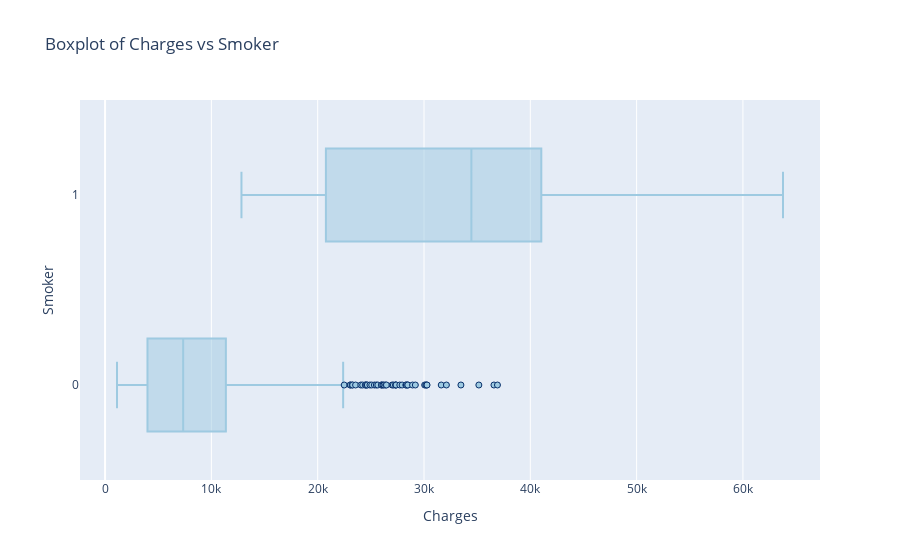

Notebook code for this chart:
### Code cell
fig = px.box(df, x='charges', y='smoker', orientation='h', title='Boxplot of Charges vs Smoker')
fig.update_traces(marker=dict(color='rgb(158,202,225)', line=dict(color='rgb(8,48,107)', width=1)))
fig.update_layout(xaxis_title='Charges', yaxis_title='Smoker', showlegend=False)

fig.show()

### Figure 1 — Plotly figure (JSON) as saved in the notebook; plotly's stock layout.template omitted (floating-point values rounded to 4 significant figures; data arrays with more than 128 entries replaced by an {"elided": "..."} marker saying what was removed)
{"data": [{"alignmentgroup": "True", "hovertemplate": "charges=%{x}<br>smoker=%{y}<extra></extra>", "legendgroup": "", "marker": {"color": "rgb(158,202,225)", "line": {"color": "rgb(8,48,107)", "width": 1}}, "name": "", "notched": false, "offsetgroup": "", "orientation": "h", "showlegend": false, "type": "box", "x": {"elided": "1337 float values"}, "x0": " ", "xaxis": "x", "y": {"elided": "1337 int values"}, "y0": " ", "yaxis": "y"}], "layout": {"boxmode": "group", "legend": {"tracegroupgap": 0}, "showlegend": false, "title": {"text": "Boxplot of Charges vs Smoker"}, "xaxis": {"anchor": "y", "domain": [0, 1], "title": {"text": "Charges"}}, "yaxis": {"anchor": "x", "domain": [0, 1], "title": {"text": "Smoker"}}}}
